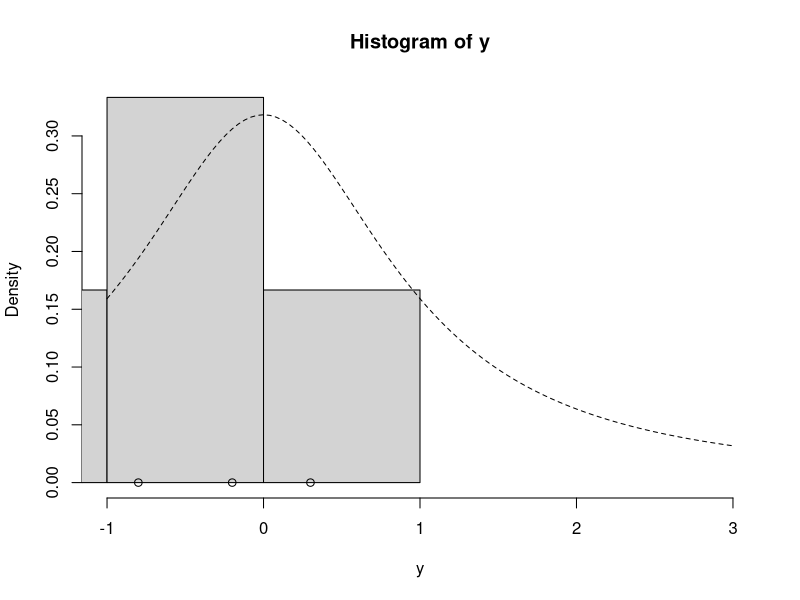
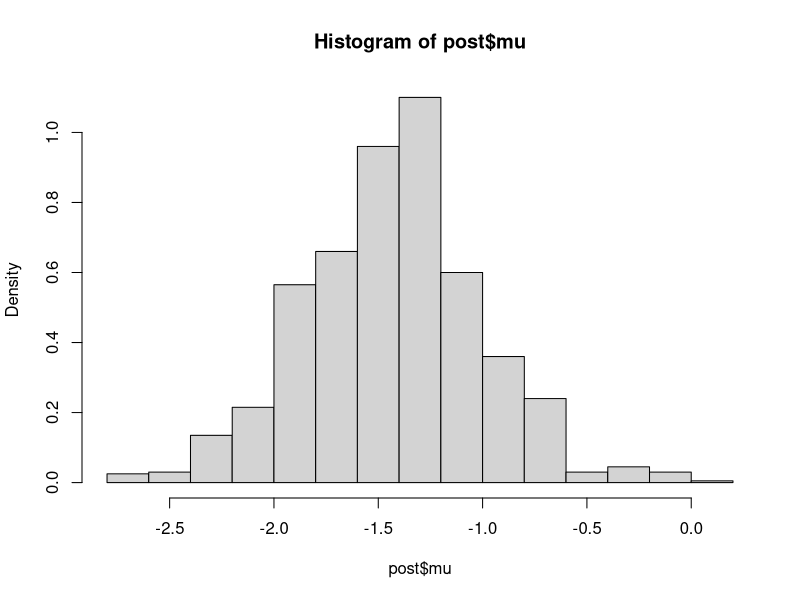

Generate these figures, in order, with R:
# Q4
lg = function(mu, n, ybar) {
  mu2 = mu^2
  n * (ybar * mu - mu2 / 2.0) - log(1 + mu2)
}

mh = function(n, ybar, n_iter, mu_init, cand_sd) {
  ## Random-Walk Metropolis-Hastings algorithm
  
  ## step 1, initialize
  mu_out = numeric(n_iter)
  accpt = 0
  mu_now = mu_init
  lg_now = lg(mu=mu_now, n=n, ybar=ybar)
  
  ## step 2, iterate
  for (i in 1:n_iter) {
    ## step 2a
    mu_cand = rnorm(n=1, mean=mu_now, sd=cand_sd) # draw a candidate
    
    ## step 2b
    lg_cand = lg(mu=mu_cand, n=n, ybar=ybar) # evaluate log of g with the candidate
    lalpha = lg_cand - lg_now # log of acceptance ratio
    alpha = exp(lalpha)
    
    ## step 2c
    u = runif(1) # draw a uniform variable which will be less than alpha with probability min(1, alpha)
    if (u < alpha) { # then accept the candidate
      mu_now = mu_cand
      accpt = accpt + 1 # to keep track of acceptance
      lg_now = lg_cand
    }
    
    ## collect results
    mu_out[i] = mu_now # save this iteration's value of mu
  }
  
  ## return a list of output
  list(mu=mu_out, accpt=accpt/n_iter)
}

y = c(-0.2, -1.5, -5.3, 0.3, -0.8, -2.2)
ybar = mean(y)
n = length(y)
hist(y, freq=FALSE, xlim=c(-1.0, 3.0)) # histogram of the data
curve(dt(x=x, df=1), lty=2, add=TRUE) # prior for mu
points(y, rep(0,n), pch=1) # individual data points
points(ybar, 0, pch=19) # sample mean

set.seed(43) # set the random seed for reproducibility
post = mh(n=n, ybar=ybar, n_iter=1e3, mu_init=0.0, cand_sd=0.9)
post$accpt
hist(post$mu, freq=FALSE) # histogram of the mu


library("coda")
sd(post$mu)

# Q5
mean(post$mu)
